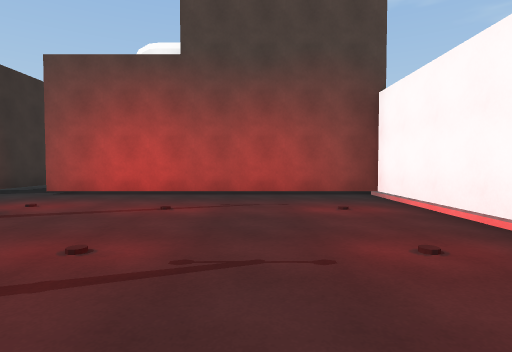
View 1 (above)

16 first-person views from a walk through a 3-D level made in the Unity game engine. The camera is 1.3 m above the floor, tilts 2° down and sees 80° across. The floor is counted in squares, 2.4 m on a side. Each view is taken from the middle of a square. On the plan, view 1 faces up. The plan holds only what a view shows up to about 9 squares ahead; the rest is blank. The player is left out. Some animated figures are not drawn. Door leaves are left out, so doorways stand open.

View 2
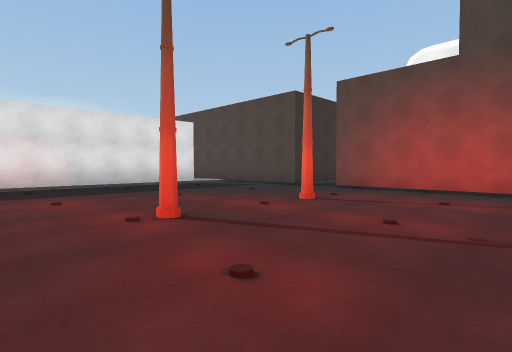

View 3
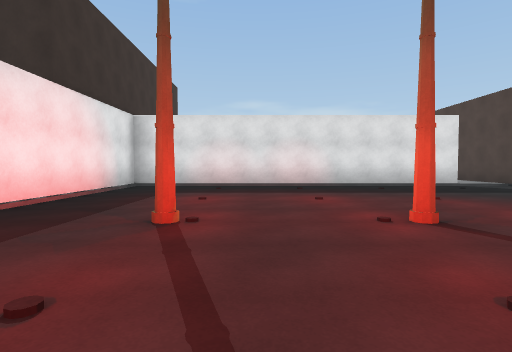

View 4
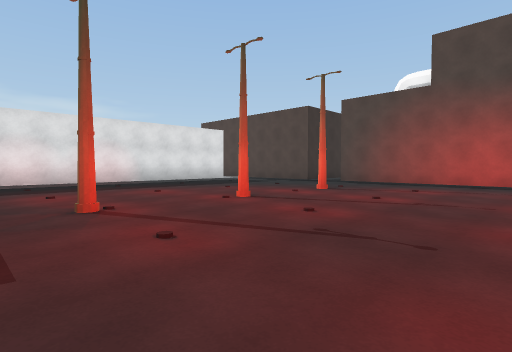

View 5
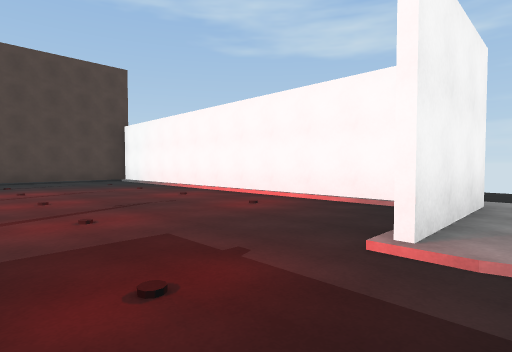

View 6
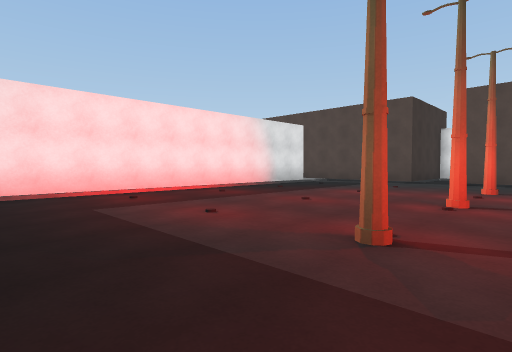

View 7
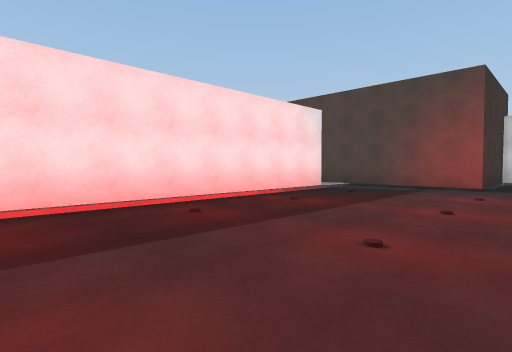

View 8
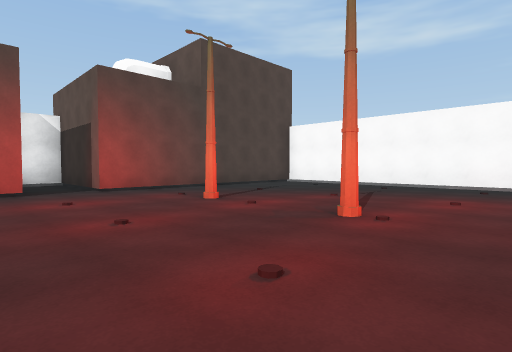

View 9
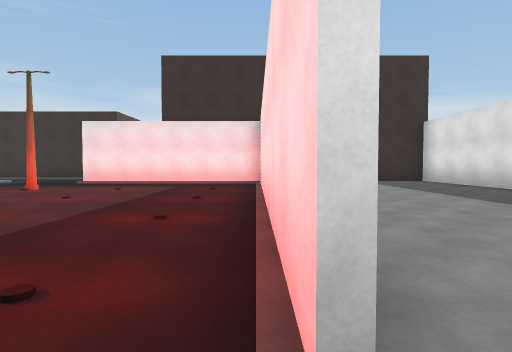

View 10
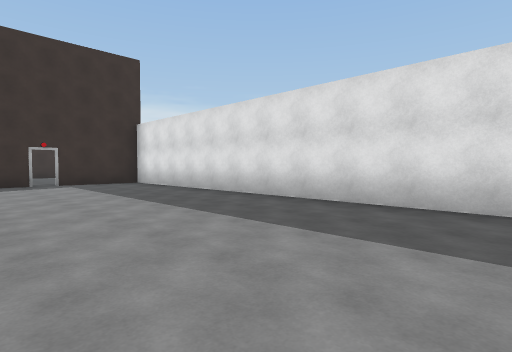

View 11
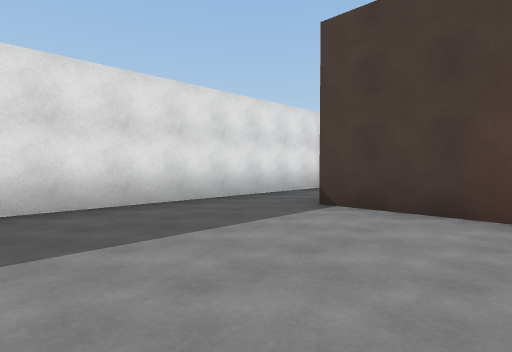

View 12
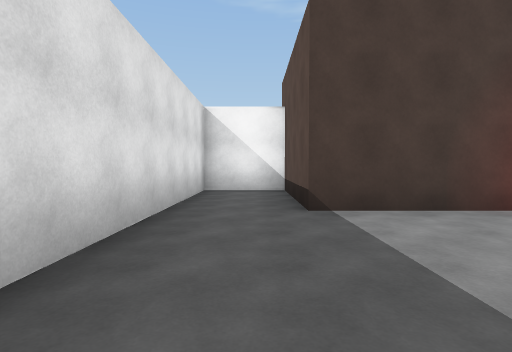

View 13
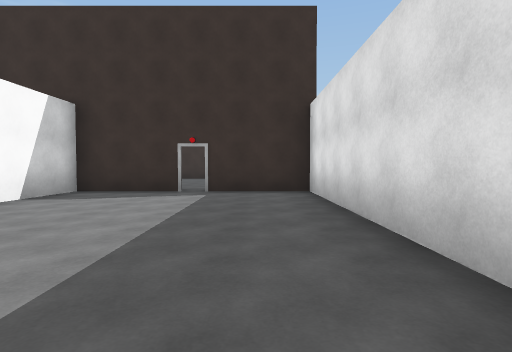

View 14
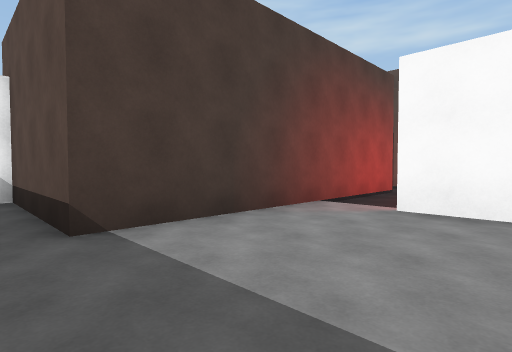

View 15
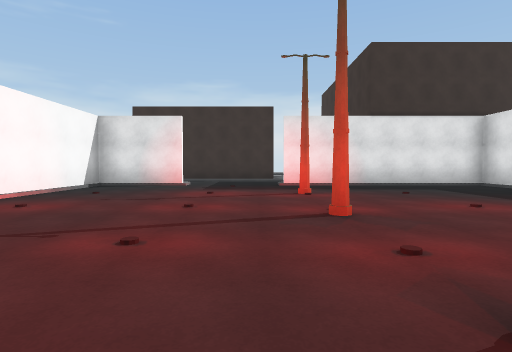

View 16
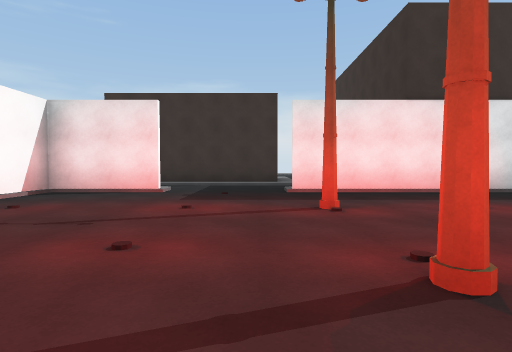

### Floor plan
Key: @ floor where view 1 was taken; # wall or solid block; . main floor; : floor 0.25 m higher than the main floor; / step, stairs or slope; D open door; O other object.
Columns run from 13 left of view 1 to 3 right of it. Each row starts with its distance up from view 1.
  9 ###    ###
  8 #:#    #.#
  7 #:#    #.#
  6 #:######.#######
  5 #::::/.........#
  4 #::::#O.O.O.O.O#
  3 #::::#....#....#
  2 #::::#O.O.O.O.O#
  1 #::::#....#....#
  0 #::::#O.O.O.O@O#
 -1 #::::#.........#
 -2 #::::#O.O.#.O.O#
 -3 #::::#.........#
 -4 ##D########.O###/
 -5           /..////
 -6           ....
 -7           :####

Where each view was taken, in squares from view 1:
view 1: 0 up, 0 right, facing up
view 2: 1 down, 0 right, facing up-left
view 3: 1 down, 0 right, facing left
view 4: 3 down, 1 right, facing up-left
view 5: 5 down, 2 left, facing up-right
view 6: 4 down, 2 left, facing up-left
view 7: 2 down, 4 left, facing up-left
view 8: 1 down, 6 left, facing up-right
view 9: 5 up, 8 left, facing down
view 10: 5 up, 9 left, facing down-left
view 11: 2 up, 9 left, facing up-left
view 12: 2 up, 12 left, facing up
view 13: 2 up, 12 left, facing down
view 14: 3 up, 12 left, facing up-right
view 15: 4 up, 2 left, facing down
view 16: 2 up, 2 left, facing down
